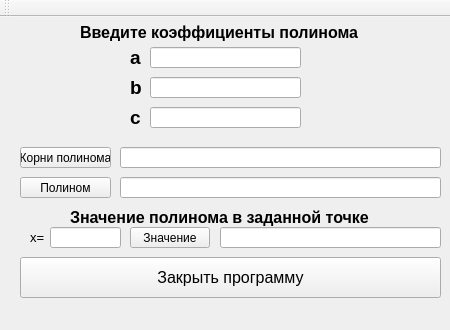
<?xml version="1.0" encoding="UTF-8"?>
<ui version="4.0">
 <class>MainWindow</class>
 <widget class="QMainWindow" name="MainWindow">
  <property name="geometry">
   <rect>
    <x>0</x>
    <y>0</y>
    <width>450</width>
    <height>330</height>
   </rect>
  </property>
  <property name="minimumSize">
   <size>
    <width>450</width>
    <height>330</height>
   </size>
  </property>
  <property name="maximumSize">
   <size>
    <width>450</width>
    <height>330</height>
   </size>
  </property>
  <property name="cursor">
   <cursorShape>PointingHandCursor</cursorShape>
  </property>
  <property name="windowTitle">
   <string>MainWindow</string>
  </property>
  <widget class="QWidget" name="centralWidget">
   <widget class="QPushButton" name="CloseProgramm">
    <property name="geometry">
     <rect>
      <x>20</x>
      <y>240</y>
      <width>421</width>
      <height>41</height>
     </rect>
    </property>
    <property name="font">
     <font>
      <pointsize>12</pointsize>
     </font>
    </property>
    <property name="text">
     <string>Закрыть программу</string>
    </property>
   </widget>
   <widget class="QLabel" name="coeff_text">
    <property name="geometry">
     <rect>
      <x>80</x>
      <y>0</y>
      <width>291</width>
      <height>31</height>
     </rect>
    </property>
    <property name="font">
     <font>
      <pointsize>12</pointsize>
      <weight>75</weight>
      <bold>true</bold>
     </font>
    </property>
    <property name="text">
     <string>Введите коэффициенты полинома</string>
    </property>
   </widget>
   <widget class="QLineEdit" name="a_txt">
    <property name="geometry">
     <rect>
      <x>150</x>
      <y>30</y>
      <width>151</width>
      <height>21</height>
     </rect>
    </property>
   </widget>
   <widget class="QLineEdit" name="b_txt">
    <property name="geometry">
     <rect>
      <x>150</x>
      <y>60</y>
      <width>151</width>
      <height>21</height>
     </rect>
    </property>
   </widget>
   <widget class="QLineEdit" name="c_txt">
    <property name="geometry">
     <rect>
      <x>150</x>
      <y>90</y>
      <width>151</width>
      <height>21</height>
     </rect>
    </property>
   </widget>
   <widget class="QLabel" name="a">
    <property name="geometry">
     <rect>
      <x>130</x>
      <y>30</y>
      <width>21</width>
      <height>21</height>
     </rect>
    </property>
    <property name="font">
     <font>
      <pointsize>14</pointsize>
      <weight>75</weight>
      <bold>true</bold>
     </font>
    </property>
    <property name="text">
     <string>a</string>
    </property>
   </widget>
   <widget class="QLabel" name="c">
    <property name="geometry">
     <rect>
      <x>130</x>
      <y>90</y>
      <width>21</width>
      <height>21</height>
     </rect>
    </property>
    <property name="font">
     <font>
      <pointsize>14</pointsize>
      <weight>75</weight>
      <bold>true</bold>
     </font>
    </property>
    <property name="text">
     <string>c</string>
    </property>
   </widget>
   <widget class="QLabel" name="b">
    <property name="geometry">
     <rect>
      <x>130</x>
      <y>60</y>
      <width>21</width>
      <height>21</height>
     </rect>
    </property>
    <property name="font">
     <font>
      <pointsize>14</pointsize>
      <weight>75</weight>
      <bold>true</bold>
     </font>
    </property>
    <property name="text">
     <string>b</string>
    </property>
   </widget>
   <widget class="QPushButton" name="root_btn">
    <property name="geometry">
     <rect>
      <x>20</x>
      <y>130</y>
      <width>91</width>
      <height>21</height>
     </rect>
    </property>
    <property name="text">
     <string>Корни полинома</string>
    </property>
   </widget>
   <widget class="QPushButton" name="polinom_btn">
    <property name="geometry">
     <rect>
      <x>20</x>
      <y>160</y>
      <width>91</width>
      <height>21</height>
     </rect>
    </property>
    <property name="text">
     <string>Полином</string>
    </property>
   </widget>
   <widget class="QPushButton" name="value_btn">
    <property name="geometry">
     <rect>
      <x>130</x>
      <y>210</y>
      <width>80</width>
      <height>21</height>
     </rect>
    </property>
    <property name="text">
     <string>Значение</string>
    </property>
   </widget>
   <widget class="QLabel" name="value_text">
    <property name="geometry">
     <rect>
      <x>70</x>
      <y>190</y>
      <width>321</width>
      <height>20</height>
     </rect>
    </property>
    <property name="font">
     <font>
      <pointsize>12</pointsize>
      <weight>75</weight>
      <bold>true</bold>
     </font>
    </property>
    <property name="text">
     <string>Значение полинома в заданной точке</string>
    </property>
   </widget>
   <widget class="QLabel" name="x_text">
    <property name="geometry">
     <rect>
      <x>30</x>
      <y>210</y>
      <width>21</width>
      <height>20</height>
     </rect>
    </property>
    <property name="font">
     <font>
      <pointsize>10</pointsize>
     </font>
    </property>
    <property name="text">
     <string>x=</string>
    </property>
   </widget>
   <widget class="QLineEdit" name="x_txt">
    <property name="geometry">
     <rect>
      <x>50</x>
      <y>210</y>
      <width>71</width>
      <height>21</height>
     </rect>
    </property>
   </widget>
   <widget class="QLineEdit" name="value_txt">
    <property name="geometry">
     <rect>
      <x>220</x>
      <y>210</y>
      <width>221</width>
      <height>21</height>
     </rect>
    </property>
   </widget>
   <widget class="QLineEdit" name="root_txt">
    <property name="enabled">
     <bool>true</bool>
    </property>
    <property name="geometry">
     <rect>
      <x>120</x>
      <y>130</y>
      <width>321</width>
      <height>21</height>
     </rect>
    </property>
   </widget>
   <widget class="QLineEdit" name="polinom_txt">
    <property name="geometry">
     <rect>
      <x>120</x>
      <y>160</y>
      <width>321</width>
      <height>21</height>
     </rect>
    </property>
   </widget>
  </widget>
  <widget class="QMenuBar" name="menuBar">
   <property name="geometry">
    <rect>
     <x>0</x>
     <y>0</y>
     <width>450</width>
     <height>20</height>
    </rect>
   </property>
  </widget>
  <widget class="QToolBar" name="mainToolBar">
   <attribute name="toolBarArea">
    <enum>TopToolBarArea</enum>
   </attribute>
   <attribute name="toolBarBreak">
    <bool>false</bool>
   </attribute>
  </widget>
 </widget>
 <layoutdefault spacing="6" margin="11"/>
 <resources/>
 <connections>
  <connection>
   <sender>CloseProgramm</sender>
   <signal>clicked()</signal>
   <receiver>MainWindow</receiver>
   <slot>close()</slot>
   <hints>
    <hint type="sourcelabel">
     <x>605</x>
     <y>365</y>
    </hint>
    <hint type="destinationlabel">
     <x>620</x>
     <y>316</y>
    </hint>
   </hints>
  </connection>
 </connections>
</ui>
